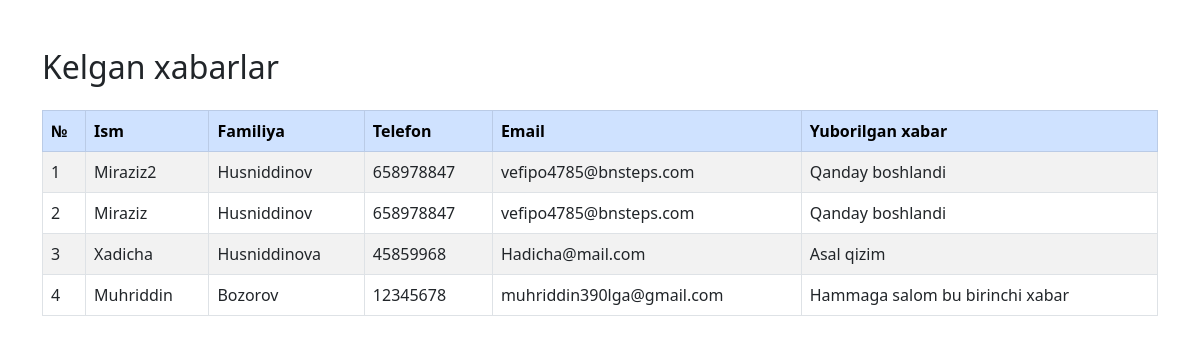
/xabarlar/, run on the app's committed database.
### contact/models.py (models this page shows, shortened)
class ContactMessage(models.Model):
    first_name = models.CharField(max_length=150)
    last_name = models.CharField(max_length=150)
    phone = models.CharField(max_length=20)
    email = models.EmailField()
    message = models.TextField()
    created_at = models.DateTimeField(auto_now_add=True)

### contact/views.py (the view)
# urls.py: path("xabarlar/", views.message_list, name="message_list"),
def message_list(request):
    messages = ContactMessage.objects.all().order_by("-created_at")
    return render(request, "contact/message_list.html", {"messages": messages})

### contact/templates/contact/message_list.html (shortened to what this page needs)
<!DOCTYPE html>
<html>
<head>
    <link rel="stylesheet" href="https://cdn.jsdelivr.net/npm/bootstrap@5.3.0/dist/css/bootstrap.min.css">
</head>
<body class="container mt-5">
    <h2>Kelgan xabarlar</h2>
    <table class="table table-bordered table-striped mt-4">
        <thead class="table-primary">
            <tr>
                <th>№</th>
                <th>Ism</th>
                <th>Familiya</th>
                <th>Telefon</th>
                <th>Email</th>
                <th>Yuborilgan xabar</th>
            </tr>
        </thead>
        <tbody>
            {% for msg in messages %}
            <tr>
                <td>{{ forloop.counter }}</td>
                <td>{{ msg.first_name }}</td>
                <td>{{ msg.last_name }}</td>
                <td>{{ msg.phone }}</td>
                <td>{{ msg.email }}</td>
                <td>{{ msg.message }}</td>
            </tr>
            {% empty %}
            <tr>
                <td colspan="6" class="text-center">Hozircha xabar yo‘q</td>
            </tr>
            {% endfor %}
        </tbody>
    </table>
</body>
</html>

### data on the page
ContactMessage: first_name "Miraziz2", last_name "Husniddinov", phone "658978847", email "vefipo4785@bnsteps.com", message "Qanday boshlandi"
ContactMessage: first_name "Miraziz", last_name "Husniddinov", phone "658978847", email "vefipo4785@bnsteps.com", message "Qanday boshlandi"
ContactMessage: first_name "Xadicha", last_name "Husniddinova", phone "45859968", email "Hadicha@mail.com", message "Asal qizim"
ContactMessage: first_name "Muhriddin", last_name "Bozorov", phone "12345678", email "muhriddin390lga@gmail.com", message "Hammaga salom bu birinchi xabar"
